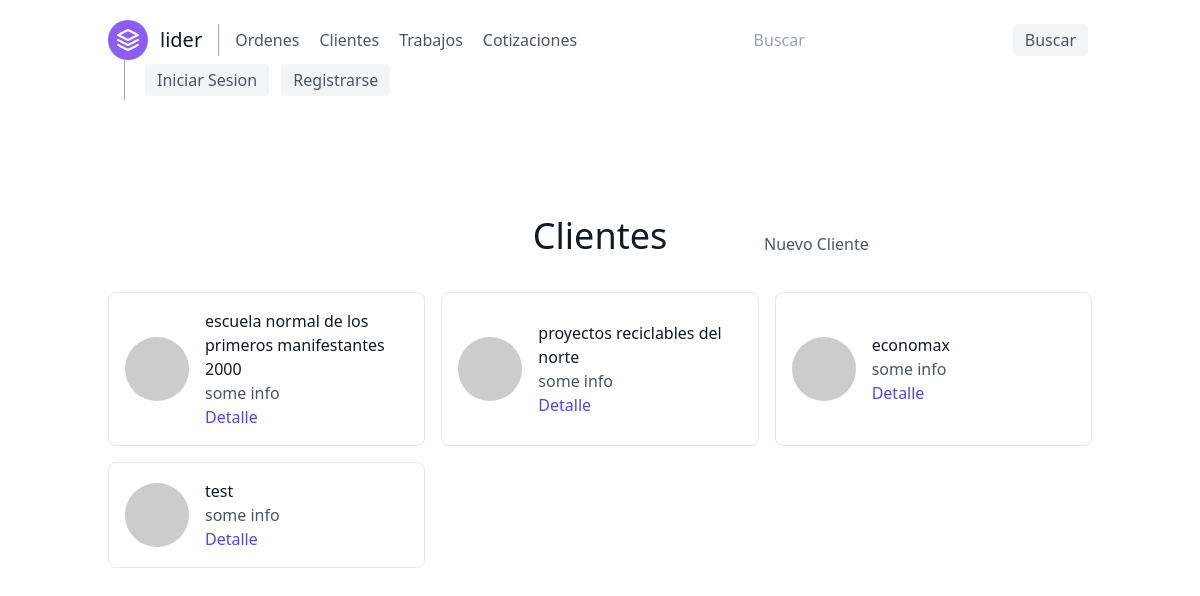
/clientes/, run on the app's committed database.
### orders/models.py (models this page shows, shortened)
class Customer(models.Model):
    name_company = models.CharField(verbose_name='Nombre/Empresa', max_length=50)
    email = models.EmailField(verbose_name='Correo', null=True)
    phone_number = models.CharField(verbose_name='Telefono', max_length=10, validators=[RegexValidator(r'^\d{1,10}$')])
    address = models.CharField(verbose_name='Domicilio', max_length=100, null=True)
    shipping = models.BooleanField(verbose_name='Entrega a domicilio')

### customers/views.py (the view)
# urls.py: path('', CustomersView.as_view(), name='customers'),
class CustomersView(ListView):
    model = Customer
    template_name = 'customers/customers.html'
    ordering = ['-id']
    paginate_by = 5

### customers/templates/customers/customers.html
{% extends 'base.html' %}
{% block content %}
    <section class="text-gray-600 body-font">
        <div class="container px-5 py-24 mx-auto">
            <div class="grid grid-cols-3 text-center w-full mb-5">
                <p></p>
                <h1 class="sm:text-4xl text-3xl font-medium title-font mb-4 text-gray-900">Clientes</h1>
                <a class="grid content-center justify-start" href="{% url 'customers-create' %}">Nuevo Cliente</a>
            </div>
            <div class="flex flex-wrap -m-2">
                {% for customer in customer_list %}
                    <div class="p-2 lg:w-1/3 md:w-1/2 w-full">
                        <div class="h-full flex items-center border-gray-200 border p-4 rounded-lg">
                            <img alt="team"
                                 class="w-16 h-16 bg-gray-100 object-cover object-center flex-shrink-0 rounded-full mr-4"
                                 src="https://dummyimage.com/80x80">
                            <div class="flex-grow">
                                <h2 class="text-gray-900 title-font font-medium">{{ customer.name_company }}</h2>
                                <p>some info</p>
                                <a href="{% url 'customer-detail' customer.pk %}"
                                   class="text-indigo-600 hover:text-blue-500">Detalle</a>
                            </div>
                        </div>
                    </div>
                {% endfor %}
            </div>
        </div>
    </section>
{% endblock content %}

### data on the page
Customer: name_company "escuela normal de los primeros manifestantes 2000"
Customer: name_company "proyectos reciclables del norte"
Customer: name_company "economax"
Customer: name_company "test"
